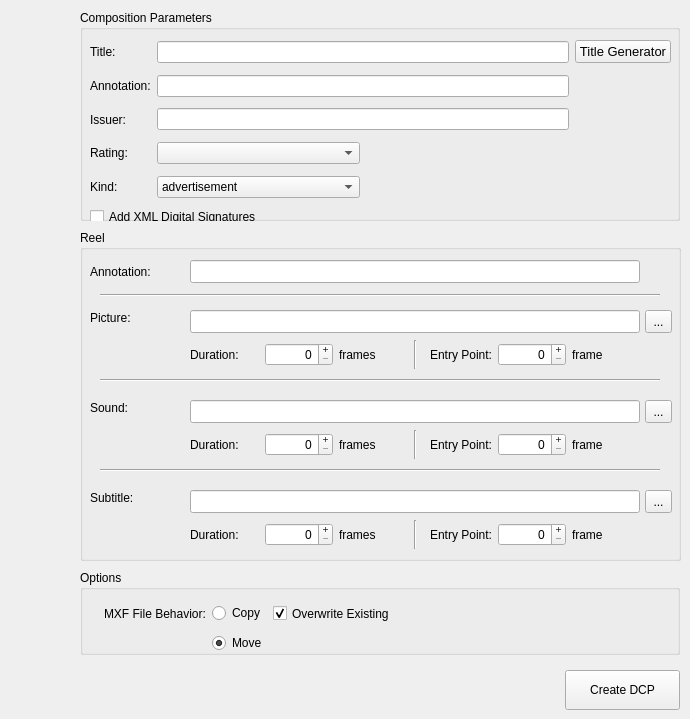
        <widget class="QWidget" name="xmlTab">
         <attribute name="title">
          <string notr="true">DCP</string>
         </attribute>
         <widget class="QGroupBox" name="cplGroupBox">
          <property name="geometry">
           <rect>
            <x>80</x>
            <y>10</y>
            <width>600</width>
            <height>211</height>
           </rect>
          </property>
          <property name="title">
           <string>Composition Parameters</string>
          </property>
          <widget class="QWidget" name="layoutWidget">
           <property name="geometry">
            <rect>
             <x>10</x>
             <y>28</y>
             <width>581</width>
             <height>189</height>
            </rect>
           </property>
           <layout class="QGridLayout" name="gridLayout_8">
            <item row="0" column="0">
             <widget class="QLabel" name="cplTitleLabel">
              <property name="sizePolicy">
               <sizepolicy hsizetype="Maximum" vsizetype="Expanding">
                <horstretch>0</horstretch>
                <verstretch>0</verstretch>
               </sizepolicy>
              </property>
              <property name="text">
               <string>Title:</string>
              </property>
             </widget>
            </item>
            <item row="0" column="1" colspan="2">
             <widget class="QLineEdit" name="cplTitleEdit">
              <property name="sizePolicy">
               <sizepolicy hsizetype="Expanding" vsizetype="Fixed">
                <horstretch>0</horstretch>
                <verstretch>0</verstretch>
               </sizepolicy>
              </property>
              <property name="text">
               <string notr="true"/>
              </property>
              <property name="maxLength">
               <number>80</number>
              </property>
             </widget>
            </item>
            <item row="0" column="3">
             <widget class="QPushButton" name="cplTitleGenButton">
              <property name="sizePolicy">
               <sizepolicy hsizetype="Maximum" vsizetype="Fixed">
                <horstretch>0</horstretch>
                <verstretch>0</verstretch>
               </sizepolicy>
              </property>
              <property name="font">
               <font>
                <pointsize>10</pointsize>
               </font>
              </property>
              <property name="text">
               <string>Title Generator</string>
              </property>
              <property name="flat">
               <bool>false</bool>
              </property>
             </widget>
            </item>
            <item row="1" column="0">
             <widget class="QLabel" name="cplAnnotationLabel">
              <property name="sizePolicy">
               <sizepolicy hsizetype="Maximum" vsizetype="Expanding">
                <horstretch>0</horstretch>
                <verstretch>0</verstretch>
               </sizepolicy>
              </property>
              <property name="text">
               <string>Annotation:</string>
              </property>
             </widget>
            </item>
            <item row="1" column="1" colspan="2">
             <widget class="QLineEdit" name="cplAnnotationEdit">
              <property name="sizePolicy">
               <sizepolicy hsizetype="MinimumExpanding" vsizetype="Fixed">
                <horstretch>0</horstretch>
                <verstretch>0</verstretch>
               </sizepolicy>
              </property>
              <property name="text">
               <string notr="true"/>
              </property>
              <property name="maxLength">
               <number>128</number>
              </property>
             </widget>
            </item>
            <item row="2" column="0">
             <widget class="QLabel" name="cplIssuerLabel">
              <property name="sizePolicy">
               <sizepolicy hsizetype="Maximum" vsizetype="Expanding">
                <horstretch>0</horstretch>
                <verstretch>0</verstretch>
               </sizepolicy>
              </property>
              <property name="text">
               <string>Issuer:</string>
              </property>
             </widget>
            </item>
            <item row="2" column="1" colspan="2">
             <widget class="QLineEdit" name="cplIssuerEdit">
              <property name="sizePolicy">
               <sizepolicy hsizetype="MinimumExpanding" vsizetype="Fixed">
                <horstretch>0</horstretch>
                <verstretch>0</verstretch>
               </sizepolicy>
              </property>
              <property name="text">
               <string notr="true"/>
              </property>
              <property name="maxLength">
               <number>128</number>
              </property>
             </widget>
            </item>
            <item row="3" column="0">
             <widget class="QLabel" name="cplRatingLabel">
              <property name="sizePolicy">
               <sizepolicy hsizetype="Maximum" vsizetype="Expanding">
                <horstretch>0</horstretch>
                <verstretch>0</verstretch>
               </sizepolicy>
              </property>
              <property name="text">
               <string>Rating:</string>
              </property>
             </widget>
            </item>
            <item row="3" column="1">
             <widget class="QComboBox" name="cplRatingComboBox">
              <item>
               <property name="text">
                <string notr="true"/>
               </property>
              </item>
              <item>
               <property name="text">
                <string notr="true">G</string>
               </property>
              </item>
              <item>
               <property name="text">
                <string notr="true">PG</string>
               </property>
              </item>
              <item>
               <property name="text">
                <string notr="true">PG-13</string>
               </property>
              </item>
              <item>
               <property name="text">
                <string notr="true">R</string>
               </property>
              </item>
              <item>
               <property name="text">
                <string notr="true">NC-17</string>
               </property>
              </item>
             </widget>
            </item>
            <item row="4" column="0">
             <widget class="QLabel" name="cplKindLabel">
              <property name="sizePolicy">
               <sizepolicy hsizetype="Maximum" vsizetype="Expanding">
                <horstretch>0</horstretch>
                <verstretch>0</verstretch>
               </sizepolicy>
              </property>
              <property name="text">
               <string>Kind:</string>
              </property>
             </widget>
            </item>
            <item row="4" column="1">
             <widget class="QComboBox" name="cplKindComboBox">
              <item>
               <property name="text">
                <string notr="true">advertisement</string>
               </property>
              </item>
              <item>
               <property name="text">
                <string notr="true">feature</string>
               </property>
              </item>
              <item>
               <property name="text">
                <string notr="true">policy</string>
               </property>
              </item>
              <item>
               <property name="text">
                <string notr="true">psa</string>
               </property>
              </item>
              <item>
               <property name="text">
                <string notr="true">rating</string>
               </property>
              </item>
              <item>
               <property name="text">
                <string notr="true">short</string>
               </property>
              </item>
              <item>
               <property name="text">
                <string notr="true">teaser</string>
               </property>
              </item>
              <item>
               <property name="text">
                <string notr="true">test</string>
               </property>
              </item>
              <item>
               <property name="text">
                <string notr="true">trailer</string>
               </property>
              </item>
              <item>
               <property name="text">
                <string notr="true">transitional</string>
               </property>
              </item>
             </widget>
            </item>
            <item row="5" column="0" colspan="2">
             <widget class="QCheckBox" name="digitalSignatureCheckBox">
              <property name="sizePolicy">
               <sizepolicy hsizetype="Maximum" vsizetype="Fixed">
                <horstretch>0</horstretch>
                <verstretch>0</verstretch>
               </sizepolicy>
              </property>
              <property name="text">
               <string notr="true">Add XML Digital Signatures</string>
              </property>
             </widget>
            </item>
            <item row="3" column="2" colspan="2">
             <spacer name="horizontalSpacer">
              <property name="orientation">
               <enum>Qt::Horizontal</enum>
              </property>
              <property name="sizeType">
               <enum>QSizePolicy::Expanding</enum>
              </property>
              <property name="sizeHint" stdset="0">
               <size>
                <width>100</width>
                <height>20</height>
               </size>
              </property>
             </spacer>
            </item>
           </layout>
          </widget>
         </widget>
         <widget class="QGroupBox" name="reelGroupBox">
          <property name="geometry">
           <rect>
            <x>80</x>
            <y>230</y>
            <width>601</width>
            <height>331</height>
           </rect>
          </property>
          <property name="layoutDirection">
           <enum>Qt::LeftToRight</enum>
          </property>
          <property name="title">
           <string>Reel</string>
          </property>
          <widget class="QLabel" name="reelAnnotationLabel">
           <property name="geometry">
            <rect>
             <x>10</x>
             <y>30</y>
             <width>100</width>
             <height>23</height>
            </rect>
           </property>
           <property name="text">
            <string>Annotation:</string>
           </property>
          </widget>
          <widget class="QLineEdit" name="reelAnnotationEdit">
           <property name="geometry">
            <rect>
             <x>110</x>
             <y>30</y>
             <width>450</width>
             <height>23</height>
            </rect>
           </property>
           <property name="text">
            <string notr="true"/>
           </property>
           <property name="maxLength">
            <number>128</number>
           </property>
          </widget>
          <widget class="QWidget" name="reelPictureWidget" native="true">
           <property name="geometry">
            <rect>
             <x>0</x>
             <y>70</y>
             <width>600</width>
             <height>71</height>
            </rect>
           </property>
           <widget class="QLabel" name="reelPictureLabel">
            <property name="geometry">
             <rect>
              <x>10</x>
              <y>10</y>
              <width>100</width>
              <height>16</height>
             </rect>
            </property>
            <property name="text">
             <string>Picture:</string>
            </property>
           </widget>
           <widget class="QToolButton" name="reelPictureButton">
            <property name="geometry">
             <rect>
              <x>565</x>
              <y>10</y>
              <width>27</width>
              <height>23</height>
             </rect>
            </property>
            <property name="text">
             <string notr="true">...</string>
            </property>
           </widget>
           <widget class="QLineEdit" name="reelPictureEdit">
            <property name="geometry">
             <rect>
              <x>110</x>
              <y>10</y>
              <width>450</width>
              <height>23</height>
             </rect>
            </property>
            <property name="text">
             <string notr="true"/>
            </property>
           </widget>
           <widget class="QWidget" name="layoutWidget6">
            <property name="geometry">
             <rect>
              <x>110</x>
              <y>40</y>
              <width>451</width>
              <height>29</height>
             </rect>
            </property>
            <layout class="QHBoxLayout" name="horizontalLayout">
             <item>
              <widget class="QLabel" name="reelPictureDurationLabel">
               <property name="text">
                <string>Duration:</string>
               </property>
              </widget>
             </item>
             <item>
              <widget class="QSpinBox" name="reelPictureDurationSpinBox">
               <property name="layoutDirection">
                <enum>Qt::LeftToRight</enum>
               </property>
               <property name="alignment">
                <set>Qt::AlignRight|Qt::AlignTrailing|Qt::AlignVCenter</set>
               </property>
               <property name="buttonSymbols">
                <enum>QAbstractSpinBox::PlusMinus</enum>
               </property>
               <property name="suffix">
                <string notr="true"/>
               </property>
               <property name="prefix">
                <string notr="true"/>
               </property>
               <property name="maximum">
                <number>999999</number>
               </property>
               <property name="value">
                <number>0</number>
               </property>
              </widget>
             </item>
             <item>
              <widget class="QLabel" name="reelPictureDurationFrameLabel">
               <property name="text">
                <string>frames</string>
               </property>
              </widget>
             </item>
             <item>
              <widget class="Line" name="line_5">
               <property name="orientation">
                <enum>Qt::Vertical</enum>
               </property>
              </widget>
             </item>
             <item>
              <widget class="QLabel" name="reelPictureOffsetLabel">
               <property name="text">
                <string>Entry Point:</string>
               </property>
               <property name="alignment">
                <set>Qt::AlignRight|Qt::AlignTrailing|Qt::AlignVCenter</set>
               </property>
              </widget>
             </item>
             <item>
              <widget class="QSpinBox" name="reelPictureOffsetSpinBox">
               <property name="layoutDirection">
                <enum>Qt::LeftToRight</enum>
               </property>
               <property name="frame">
                <bool>true</bool>
               </property>
               <property name="alignment">
                <set>Qt::AlignRight|Qt::AlignTrailing|Qt::AlignVCenter</set>
               </property>
               <property name="buttonSymbols">
                <enum>QAbstractSpinBox::PlusMinus</enum>
               </property>
               <property name="suffix">
                <string notr="true"/>
               </property>
               <property name="prefix">
                <string notr="true"/>
               </property>
               <property name="maximum">
                <number>999999</number>
               </property>
              </widget>
             </item>
             <item>
              <widget class="QLabel" name="reelPictureOffsetFrameLabel">
               <property name="text">
                <string>frame</string>
               </property>
              </widget>
             </item>
            </layout>
           </widget>
          </widget>
          <widget class="QWidget" name="reelSoundWidget" native="true">
           <property name="geometry">
            <rect>
             <x>0</x>
             <y>160</y>
             <width>600</width>
             <height>71</height>
            </rect>
           </property>
           <widget class="QLabel" name="reelSoundLabel">
            <property name="geometry">
             <rect>
              <x>10</x>
              <y>10</y>
              <width>100</width>
              <height>16</height>
             </rect>
            </property>
            <property name="text">
             <string>Sound:</string>
            </property>
           </widget>
           <widget class="QToolButton" name="reelSoundButton">
            <property name="geometry">
             <rect>
              <x>565</x>
              <y>10</y>
              <width>27</width>
              <height>23</height>
             </rect>
            </property>
            <property name="text">
             <string notr="true">...</string>
            </property>
           </widget>
           <widget class="QLineEdit" name="reelSoundEdit">
            <property name="geometry">
             <rect>
              <x>110</x>
              <y>10</y>
              <width>450</width>
              <height>23</height>
             </rect>
            </property>
            <property name="text">
             <string notr="true"/>
            </property>
           </widget>
           <widget class="QWidget" name="layoutWidget7">
            <property name="geometry">
             <rect>
              <x>110</x>
              <y>40</y>
              <width>451</width>
              <height>29</height>
             </rect>
            </property>
            <layout class="QHBoxLayout" name="horizontalLayout_2">
             <item>
              <widget class="QLabel" name="reelSoundDurationLabel">
               <property name="text">
                <string>Duration:</string>
               </property>
              </widget>
             </item>
             <item>
              <widget class="QSpinBox" name="reelSoundDurationSpinBox">
               <property name="layoutDirection">
                <enum>Qt::LeftToRight</enum>
               </property>
               <property name="alignment">
                <set>Qt::AlignRight|Qt::AlignTrailing|Qt::AlignVCenter</set>
               </property>
               <property name="buttonSymbols">
                <enum>QAbstractSpinBox::PlusMinus</enum>
               </property>
               <property name="suffix">
                <string notr="true"/>
               </property>
               <property name="prefix">
                <string notr="true"/>
               </property>
               <property name="maximum">
                <number>999999</number>
               </property>
               <property name="value">
                <number>0</number>
               </property>
              </widget>
             </item>
             <item>
              <widget class="QLabel" name="reelSoundDurationFrameLabel">
               <property name="text">
                <string>frames</string>
               </property>
              </widget>
             </item>
             <item>
              <widget class="Line" name="line">
               <property name="orientation">
                <enum>Qt::Vertical</enum>
               </property>
              </widget>
             </item>
             <item>
              <widget class="QLabel" name="reelSoundOffsetLabel">
               <property name="text">
                <string>Entry Point:</string>
               </property>
               <property name="alignment">
                <set>Qt::AlignRight|Qt::AlignTrailing|Qt::AlignVCenter</set>
               </property>
              </widget>
             </item>
             <item>
              <widget class="QSpinBox" name="reelSoundOffsetSpinBox">
               <property name="layoutDirection">
                <enum>Qt::LeftToRight</enum>
               </property>
               <property name="alignment">
                <set>Qt::AlignRight|Qt::AlignTrailing|Qt::AlignVCenter</set>
               </property>
               <property name="buttonSymbols">
                <enum>QAbstractSpinBox::PlusMinus</enum>
               </property>
               <property name="suffix">
                <string notr="true"/>
               </property>
               <property name="prefix">
                <string notr="true"/>
               </property>
               <property name="maximum">
                <number>999999</number>
               </property>
              </widget>
             </item>
             <item>
              <widget class="QLabel" name="reelSoundOffsetFrameLabel">
               <property name="text">
                <string>frame</string>
               </property>
              </widget>
             </item>
            </layout>
           </widget>
          </widget>
          <widget class="QWidget" name="reelSubtitleWidget" native="true">
           <property name="geometry">
            <rect>
             <x>0</x>
             <y>250</y>
             <width>600</width>
             <height>71</height>
            </rect>
           </property>
           <widget class="QLabel" name="reelSubtitleLabel">
            <property name="geometry">
             <rect>
              <x>10</x>
              <y>10</y>
              <width>100</width>
              <height>16</height>
             </rect>
            </property>
            <property name="text">
             <string>Subtitle:</string>
            </property>
           </widget>
           <widget class="QToolButton" name="reelSubtitleButton">
            <property name="geometry">
             <rect>
              <x>565</x>
              <y>10</y>
              <width>27</width>
              <height>23</height>
             </rect>
            </property>
            <property name="text">
             <string notr="true">...</string>
            </property>
           </widget>
           <widget class="QLineEdit" name="reelSubtitleEdit">
            <property name="geometry">
             <rect>
              <x>110</x>
              <y>10</y>
              <width>450</width>
              <height>23</height>
             </rect>
            </property>
            <property name="text">
             <string notr="true"/>
            </property>
           </widget>
           <widget class="QWidget" name="layoutWidget8">
            <property name="geometry">
             <rect>
              <x>110</x>
              <y>40</y>
              <width>451</width>
              <height>29</height>
             </rect>
            </property>
            <layout class="QHBoxLayout" name="horizontalLayout_3">
             <item>
              <widget class="QLabel" name="reelSubtitleDurationLabel">
               <property name="text">
                <string>Duration:</string>
               </property>
              </widget>
             </item>
             <item>
              <widget class="QSpinBox" name="reelSubtitleDurationSpinBox">
               <property name="layoutDirection">
                <enum>Qt::LeftToRight</enum>
               </property>
               <property name="alignment">
                <set>Qt::AlignRight|Qt::AlignTrailing|Qt::AlignVCenter</set>
               </property>
               <property name="buttonSymbols">
                <enum>QAbstractSpinBox::PlusMinus</enum>
               </property>
               <property name="suffix">
                <string notr="true"/>
               </property>
               <property name="prefix">
                <string notr="true"/>
               </property>
               <property name="maximum">
                <number>999999</number>
               </property>
               <property name="value">
                <number>0</number>
               </property>
              </widget>
             </item>
             <item>
              <widget class="QLabel" name="reelSubtitleDurationFrameLabel">
               <property name="text">
                <string>frames</string>
               </property>
              </widget>
             </item>
             <item>
              <widget class="Line" name="line_4">
               <property name="orientation">
                <enum>Qt::Vertical</enum>
               </property>
              </widget>
             </item>
             <item>
              <widget class="QLabel" name="reelSubtitleOffsetLabel">
               <property name="text">
                <string>Entry Point:</string>
               </property>
               <property name="alignment">
                <set>Qt::AlignRight|Qt::AlignTrailing|Qt::AlignVCenter</set>
               </property>
              </widget>
             </item>
             <item>
              <widget class="QSpinBox" name="reelSubtitleOffsetSpinBox">
               <property name="layoutDirection">
                <enum>Qt::LeftToRight</enum>
               </property>
               <property name="alignment">
                <set>Qt::AlignRight|Qt::AlignTrailing|Qt::AlignVCenter</set>
               </property>
               <property name="buttonSymbols">
                <enum>QAbstractSpinBox::PlusMinus</enum>
               </property>
               <property name="suffix">
                <string notr="true"/>
               </property>
               <property name="prefix">
                <string notr="true"/>
               </property>
               <property name="maximum">
                <number>999999</number>
               </property>
              </widget>
             </item>
             <item>
              <widget class="QLabel" name="reelSubtitleOffsetFrameLabel">
               <property name="text">
                <string>frame</string>
               </property>
              </widget>
             </item>
            </layout>
           </widget>
          </widget>
          <widget class="Line" name="line_1">
           <property name="geometry">
            <rect>
             <x>20</x>
             <y>55</y>
             <width>560</width>
             <height>20</height>
            </rect>
           </property>
           <property name="orientation">
            <enum>Qt::Horizontal</enum>
           </property>
          </widget>
          <widget class="Line" name="line_2">
           <property name="geometry">
            <rect>
             <x>20</x>
             <y>140</y>
             <width>560</width>
             <height>20</height>
            </rect>
           </property>
           <property name="orientation">
            <enum>Qt::Horizontal</enum>
           </property>
          </widget>
          <widget class="Line" name="line_3">
           <property name="geometry">
            <rect>
             <x>20</x>
             <y>230</y>
             <width>560</width>
             <height>20</height>
            </rect>
           </property>
           <property name="orientation">
            <enum>Qt::Horizontal</enum>
           </property>
          </widget>
         </widget>
         <widget class="QPushButton" name="createDcpButton">
          <property name="geometry">
           <rect>
            <x>565</x>
            <y>670</y>
            <width>115</width>
            <height>40</height>
           </rect>
          </property>
          <property name="text">
           <string>Create DCP</string>
          </property>
         </widget>
         <widget class="QGroupBox" name="gbDCP">
          <property name="geometry">
           <rect>
            <x>80</x>
            <y>570</y>
            <width>600</width>
            <height>85</height>
           </rect>
          </property>
          <property name="title">
           <string>Options</string>
          </property>
          <widget class="QWidget" name="layoutWidget">
           <property name="geometry">
            <rect>
             <x>24</x>
             <y>30</y>
             <width>561</width>
             <height>55</height>
            </rect>
           </property>
           <layout class="QGridLayout" name="gridLayout_7">
            <item row="0" column="0">
             <widget class="QLabel" name="label">
              <property name="sizePolicy">
               <sizepolicy hsizetype="Maximum" vsizetype="Preferred">
                <horstretch>0</horstretch>
                <verstretch>0</verstretch>
               </sizepolicy>
              </property>
              <property name="text">
               <string>MXF File Behavior:</string>
              </property>
              <property name="textFormat">
               <enum>Qt::AutoText</enum>
              </property>
             </widget>
            </item>
            <item row="0" column="1">
             <widget class="QRadioButton" name="rbCopyMxf">
              <property name="sizePolicy">
               <sizepolicy hsizetype="Maximum" vsizetype="Fixed">
                <horstretch>0</horstretch>
                <verstretch>0</verstretch>
               </sizepolicy>
              </property>
              <property name="text">
               <string>Copy</string>
              </property>
             </widget>
            </item>
            <item row="0" column="2">
             <widget class="QCheckBox" name="overwriteMxfCB">
              <property name="sizePolicy">
               <sizepolicy hsizetype="MinimumExpanding" vsizetype="Fixed">
                <horstretch>0</horstretch>
                <verstretch>25</verstretch>
               </sizepolicy>
              </property>
              <property name="minimumSize">
               <size>
                <width>0</width>
                <height>25</height>
               </size>
              </property>
              <property name="toolTip">
               <string>Overwrite existing j2c files. Uncheck if you are resuming a previous conversion, which will save time.</string>
              </property>
              <property name="text">
               <string>Overwrite Existing</string>
              </property>
              <property name="checked">
               <bool>true</bool>
              </property>
             </widget>
            </item>
            <item row="1" column="1">
             <widget class="QRadioButton" name="rbMoveMxf">
              <property name="sizePolicy">
               <sizepolicy hsizetype="Maximum" vsizetype="Fixed">
                <horstretch>0</horstretch>
                <verstretch>0</verstretch>
               </sizepolicy>
              </property>
              <property name="text">
               <string>Move</string>
              </property>
              <property name="checked">
               <bool>true</bool>
              </property>
             </widget>
            </item>
           </layout>
          </widget>
         </widget>
        </widget>
